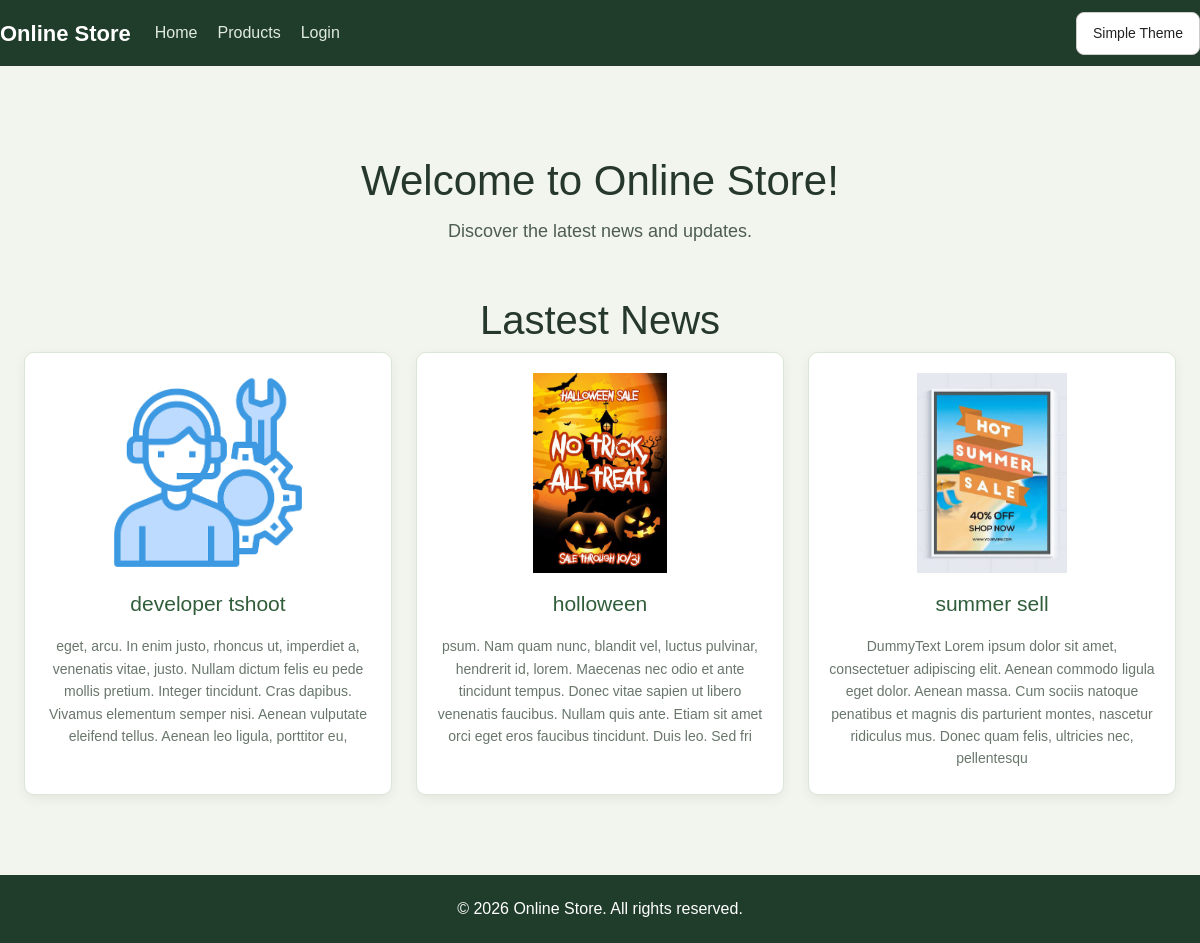
The page / on the database its author committed.
### selling/models.py (models this page shows, shortened)
class NewsModel (models.Model):
    poster = models.ImageField(upload_to='productImage/', null=True)
    name = models.CharField( max_length=50)
    description = models.TextField(max_length=250)

### selling/views.py (the view)
# urls.py: path('', homeView, name='home'),
def homeView(request):
    news = NewsModel.objects.all().order_by('-id')[:3]
    return render(request, "store/home.html", {
        "news": news
    })

### selling/templates/store/home.html (shortened to what this page needs)
{% extends 'store/base.html' %}
{% block content %}
<section class="products" id="news">
    <section class="welcome">
    <h1>Welcome to Online Store!</h1>
    <p>Discover the latest news and updates.</p>
    </section>
    <h1>Lastest News </h1>
    <div class="product-list">
        {% for item in news %}
            <div class="product">
                {% if item.poster %}
                    <img
                        src="{{ item.poster.url }}"
                        alt="{{ item.name }}"
                        width="200"
                    >
                {% endif %}
                <h3>{{ item.name }}</h3>
                <p>{{ item.description }}</p>
            </div>
        {% endfor %}
    </div>
</section>
{% endblock %}

### selling/static/store/css/style.css (style rules this page uses)
* { box-sizing: border-box; }
body { margin: 0; font-family: Arial, sans-serif; background-color: #f5f5f5; color: #333; transition: background-color .3s, color .3s; }
img { max-width: 100%; }
.products { width: 100%; padding: 40px 24px 50px; text-align: center; }
.product-list { display: grid; grid-template-columns: repeat(3, minmax(0, 1fr)); gap: 24px; width: 100%; max-width: 1200px; margin: 0 auto; align-items: stretch; }
.product { display: flex; flex-direction: column; align-items: center; width: 100%; min-width: 0; min-height: 390px; padding: 20px; background: #fff; color: #333; border: 1px solid #ddd; border-radius: 10px; box-shadow: 0 4px 12px rgba(0, 0, 0, .06); transition: transform .2s, box-shadow .2s, background-color .3s; }
.product img { display: block; width: 100%; height: 200px; margin: 0 auto 12px; object-fit: contain; }
.product h3 { width: 100%; min-height: 32px; margin: 4px 0 10px; color: #222; font-size: 21px; line-height: 1.4; text-align: center; overflow-wrap: anywhere; }
.product p { width: 100%; min-height: 24px; margin: 4px 0; color: #555; font-size: 14px; line-height: 1.6; text-align: center; overflow-wrap: anywhere; }
body.nature-theme { background-color: #f1f5ed; color: #26372b; }
body.nature-theme .product { background-color: #fff; border-color: #dce6d7; color: #26372b; }
body.nature-theme .product h3, body.nature-theme .product p strong { color: #315d3b; }
body.nature-theme .product p { color: #68766b; }
.welcome { text-align: center; padding: 50px 20px 35px; }
.welcome h1 { font-size: 42px; margin-bottom: 12px; }
.welcome p { font-size: 18px; opacity: 0.8; }

### rows shown on the page
NewsModel: poster (picture), name "developer tshoot", description "eget, arcu. In enim justo, rhoncus ut, imperdiet a, venenatis vitae, justo. Nullam dictum felis eu pede mollis pretium. Integer tincidunt. Cras dapibus. Vivamus elementum semper nisi. Aenean vulputate eleifend tellus. Aenean leo ligula, porttitor eu,"
NewsModel: poster (picture), name "holloween", description "psum. Nam quam nunc, blandit vel, luctus pulvinar, hendrerit id, lorem. Maecenas nec odio et ante tincidunt tempus. Donec vitae sapien ut libero venenatis faucibus. Nullam quis ante. Etiam sit amet orci eget eros faucibus tincidunt. Duis leo. Sed fri"
NewsModel: poster (picture), name "summer sell", description "DummyText Lorem ipsum dolor sit amet, consectetuer adipiscing elit. Aenean commodo ligula eget dolor. Aenean massa. Cum sociis natoque penatibus et magnis dis parturient montes, nascetur ridiculus mus. Donec quam felis, ultricies nec, pellentesqu"
